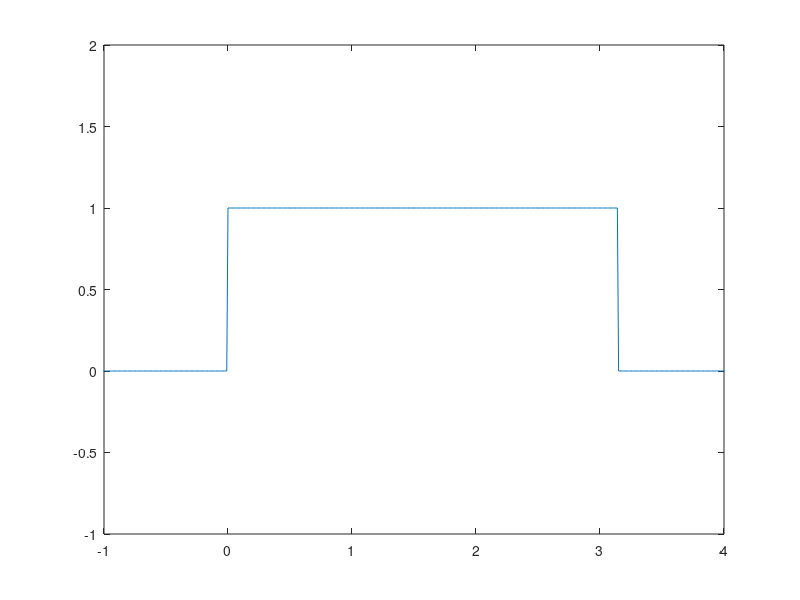
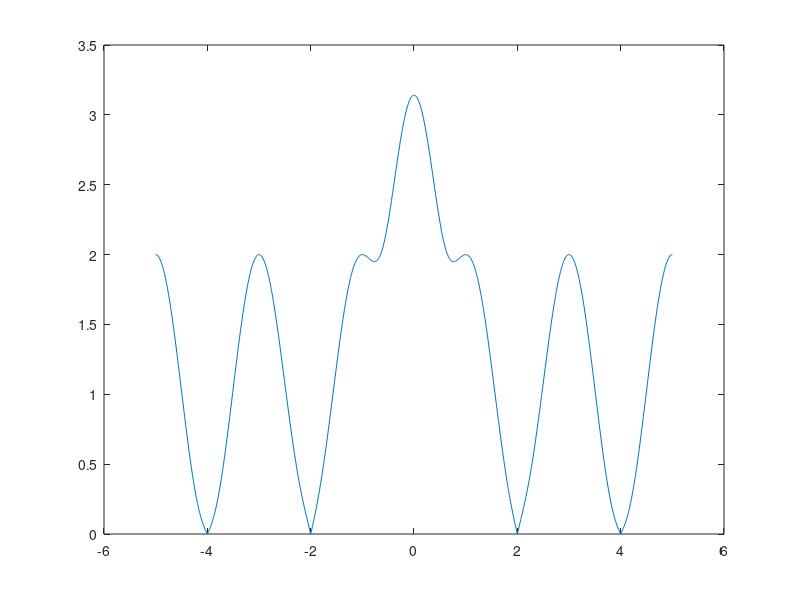
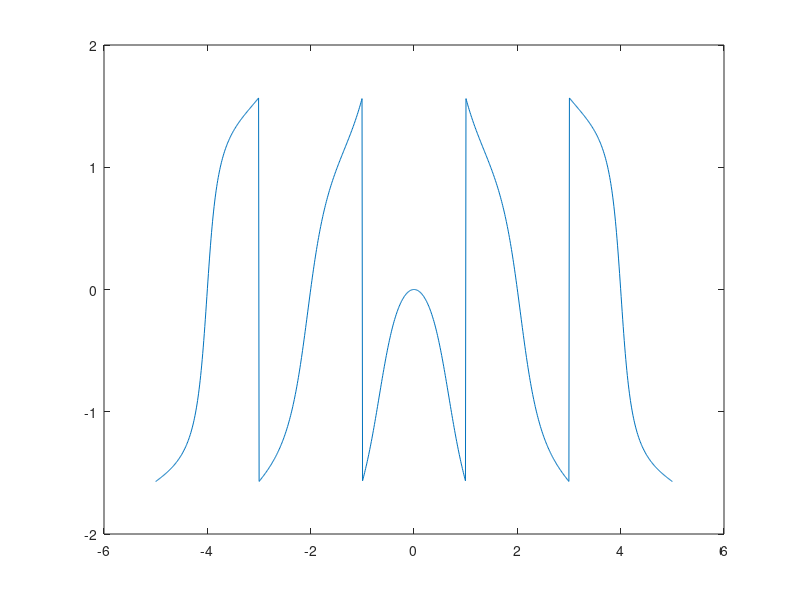

The MATLAB source for these figures, in order: (Note: this script raises an error after producing the figures.)
clear;
close all;

t = -10:0.01:10;

%y(t) = 1 dla (0,pi)
for i=1:1:length(t)
    if t(i) >= 0
        u(i) = 1;
    elseif t(i) < 0
        u(i) = 0;
    end
end
for i=1:1:length(t)
    if t(i) >= pi
        u2(i) = 1;
    elseif t(i) < pi
        u2(i) = 0;
    end
end
figure;
plot(t,u-u2);
xlim([-1 4]);
ylim([-1 2]);

clear;
close all;
%a jako omega we wzorach
a = linspace(-5,5,1000);
%widmo Grzesiu sygnal 1
b = sqrt((-sin(a.*pi)./a).^2+(2*(sin(-pi.*a*0.5).^2)).^2);
figure;
plot(a,b);

%faza Grzesiu sygnal 1
c = atan((2*(sin(-pi.*a*0.5).^2))./(-sin(a.*pi)./a));
figure;
plot(a,c);

syms g;
d = vpaintegral(((sin(g*pi)/g)-(sqrt(-1)*2*(sin(g*pi*0.5))^2))^2,g,0,1);

%widmo Grzesiu sygnal 2
f = abs((-1+(cos(-pi.*a)+1i*sin(-pi.*a)).*(1+a.*sqrt(-1)*pi))./(a.^2*pi));
figure;
plot(a,f);

%faza Grzesiu sygnal 2
h = angle((-1+(cos(-pi.*a)+1i*sin(-pi.*a)).*(1+a.*sqrt(-1)*pi))./(a.^2*pi));
figure;
plot(a,h);

syms f;
j = vpaintegral(((-1+(cos(-pi*f)+sqrt(-1)*sin(-pi*f))*(1+f*sqrt(-1)*pi))/(f^2))^2,f,0,1);

%widmo Piotr sygnal 1
amp1 = abs(sqrt( ( (4.*sin( (pi.*a)/2) ).^4 / a.^2 ) + ( (sin(pi.*a) ).^2 ) ./ (a.^2) ));
figure;
plot(a,amp1);

%faza Piotr sygnal 1
faz1 = ( atan( (-2.*sin( (a.*pi) / (2) ).^2 ) ./ (sin(a.*pi)) ) );
figure;
plot(a,faz1);

syms omega;
pars1 = (1/pi).* vpaintegral(( ( (sin(omega*pi)) / (omega) ) - 1i.*( (2.*sin((omega.*pi) / (2)).^2) / (omega) ) ).^2,omega,0,1);
